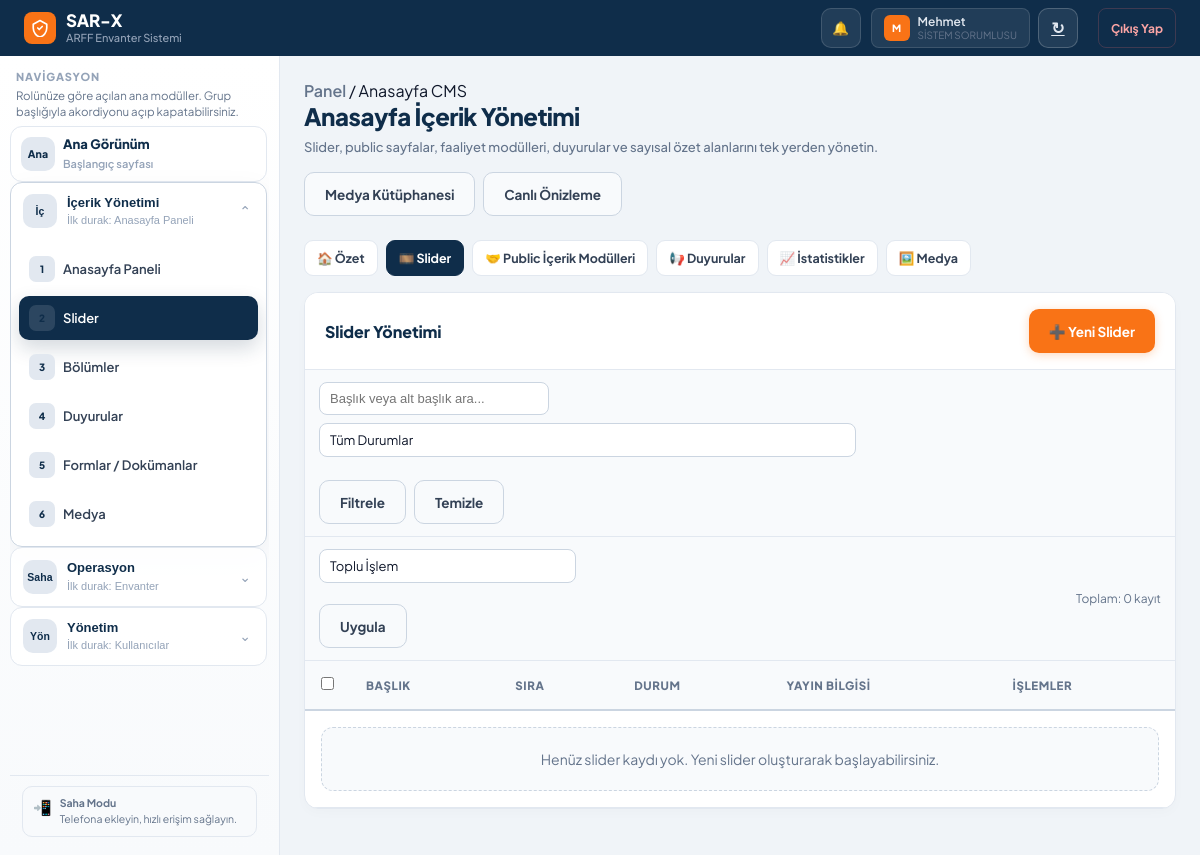
Page /admin/homepage/sliders (signed in) on the earlier database version.
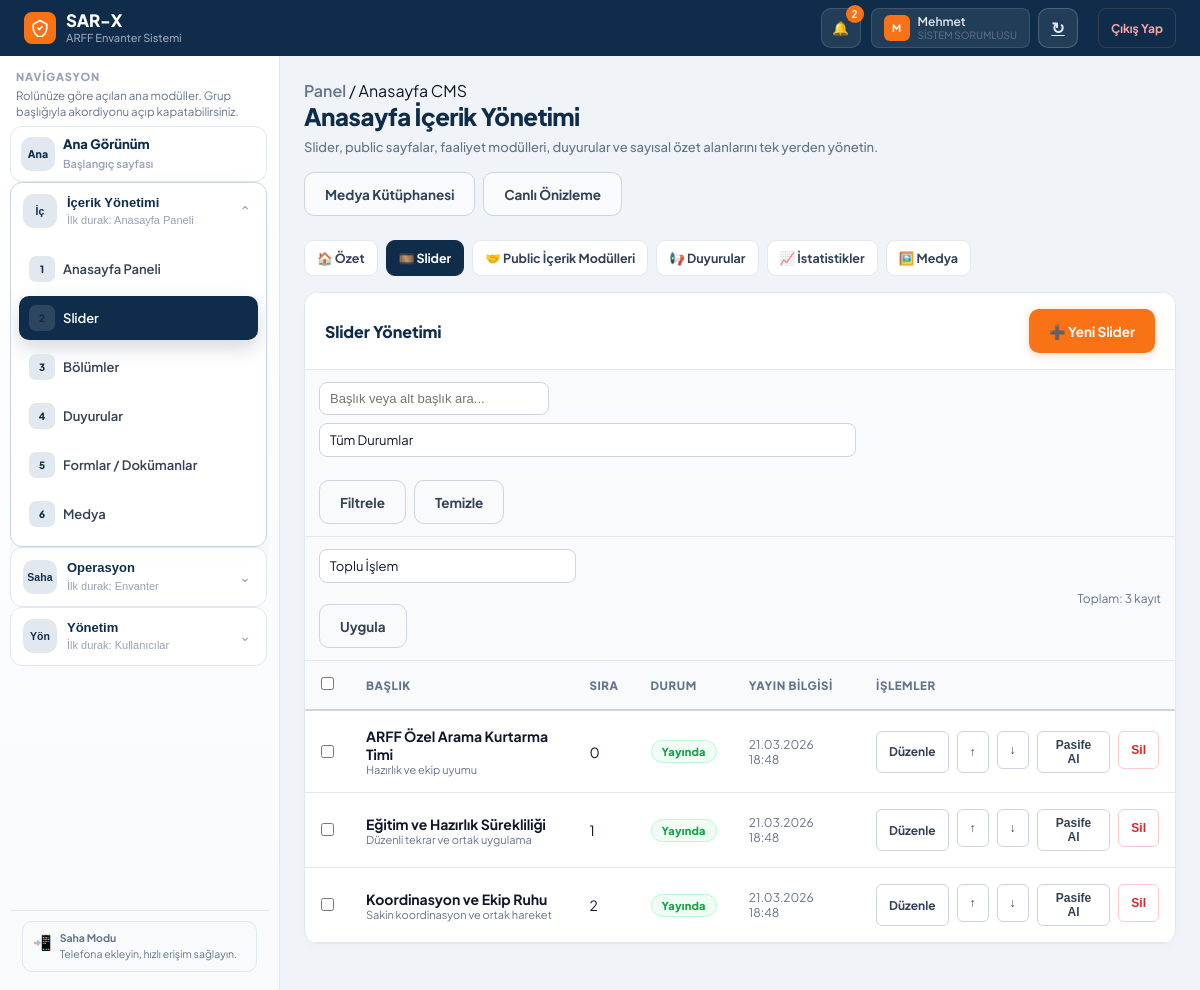
Same page on the later database version.
### models.py (models this page shows, shortened)
class TimestampMixin:
    created_at = db.Column(db.DateTime, default=get_tr_now)
    updated_at = db.Column(db.DateTime, default=get_tr_now, onupdate=get_tr_now)

class HomeSlider(db.Model, TimestampMixin):
    __tablename__ = 'home_slider'
    id = db.Column(db.Integer, primary_key=True)
    title = db.Column(db.String(200), nullable=False)
    subtitle = db.Column(db.String(250))
    description = db.Column(db.Text)
    image_url = db.Column(db.String(500))
    button_text = db.Column(db.String(80), default='Detaylı Bilgi')
    button_link = db.Column(db.String(300), default='#')
    order_index = db.Column(db.Integer, default=0, index=True)
    is_active = db.Column(db.Boolean, default=True, index=True)
    @property
    def image_path(self):
        return self.image_url

class ContentWorkflow(db.Model, TimestampMixin):
    __tablename__ = 'content_workflow'
    id = db.Column(db.Integer, primary_key=True)
    entity_type = db.Column(db.String(40), nullable=False, index=True)
    entity_id = db.Column(db.Integer, nullable=False, index=True)
    status = db.Column(db.String(20), nullable=False, default='draft', index=True)
    published_at = db.Column(db.DateTime, nullable=True, index=True)
    published_by_id = db.Column(db.Integer, db.ForeignKey('kullanici.id'), nullable=True, index=True)
    last_edited_by_id = db.Column(db.Integer, db.ForeignKey('kullanici.id'), nullable=True, index=True)
    last_action = db.Column(db.String(40), nullable=True)
    __table_args__ = (
        db.UniqueConstraint('entity_type', 'entity_id', name='uq_content_workflow_entity'),
    )
    published_by = db.relationship('Kullanici', foreign_keys=[published_by_id], lazy=True)
    last_edited_by = db.relationship('Kullanici', foreign_keys=[last_edited_by_id], lazy=True)

### routes/content.py (the view)
@content_bp.route("/admin/homepage/sliders")
@login_required
@homepage_editor_required
def homepage_slider_list():
    query = HomeSlider.query.order_by(HomeSlider.order_index.asc(), HomeSlider.id.asc())
    sliders, search_query, selected_status = _apply_common_filters(query, HomeSlider, "slider")
    workflow_map = _workflow_map("slider", sliders)
    return render_template(
        "admin/homepage_slider_list.html",
        sliders=sliders,
        workflow_map=workflow_map,
        search_query=search_query,
        selected_status=selected_status,
    )

### extensions.py (called while the page is built, shortened)
def _schema_cache():
    if not current_app:
        return {"tables": {}, "columns": {}}
    return current_app.extensions.setdefault(
        "schema_cache",
        {"tables": {}, "columns": {}},
    )

def table_exists(table_name):
    try:
        if not current_app:
            return False
        cache = _schema_cache()
        if cache["tables"].get(table_name) is True:
            return cache["tables"][table_name]
    except Exception:
        return False

def column_exists(table_name, column_name):
    try:
        if not current_app:
            return False
        cache = _schema_cache()
        return column_name in cache["columns"][table_name]
    except Exception:
        return False

### models.py (called while the page is built)
def get_tr_now():
    return datetime.now(TR_TZ)

### routes/content.py (called while the page is built, shortened)
def _apply_common_filters(query, model, content_type):
    search = (request.args.get("q") or "").strip()
    status = (request.args.get("status") or "").strip().lower()
    records = query.all()
    if status in ALLOWED_WORKFLOW_STATUSES:
        records = [item for item in records if _current_workflow_status(content_type, item) == status]
    return records, search, status

### templates/admin/homepage_slider_list.html (shortened to what the changed rows need)
{% extends "admin/homepage_base.html" %}
{% block homepage_body %}
<div class="panel">
  <form method="POST" action="{{ url_for('content.homepage_bulk_action', content_type='slider') }}">
    <div class="hp-toolbar">
      <div class="hp-toolbar-left hp-bulk">
        <select name="bulk_action">
        </select>
        <button class="btn btn-secondary" type="submit">Uygula</button>
      </div>
      <div class="hp-toolbar-right" style="font-size:12px; color:var(--text3);">Toplam: {{ sliders|length }} kayıt</div>
    </div>
    <div class="table-container">
      <table class="data-table">
        <thead>
          <tr>
            <th style="width:36px;"><input type="checkbox" id="selectAllRows"></th>
            <th>Başlık</th>
            <th>Sıra</th>
            <th>Durum</th>
            <th>Yayın Bilgisi</th>
            <th>İşlemler</th>
          </tr>
        </thead>
        <tbody>
          {% for slider in sliders %}
          {% set wf = workflow_map.get(slider.id) %}
          <tr>
            <td><input type="checkbox" name="selected_ids" value="{{ slider.id }}" class="row-selector"></td>
            <td>
              <div style="font-weight:700;">{{ slider.title }}</div>
              <div style="font-size:11px; color:var(--text3);">{{ slider.subtitle or '-' }}</div>
            </td>
            <td>{{ slider.order_index }}</td>
            <td>
              {% if wf and wf.status == 'published' %}<span class="hp-status-pill hp-status-published">Yayında</span>
              {% elif wf and wf.status == 'draft' %}<span class="hp-status-pill hp-status-draft">Taslak</span>
              {% elif wf and wf.status == 'archived' %}<span class="hp-status-pill hp-status-archived">Arşiv</span>
              {% else %}<span class="hp-status-pill hp-status-passive">Pasif</span>{% endif %}
            </td>
            <td style="font-size:12px; color:var(--text3);">
              {% if wf and wf.published_at %}{{ wf.published_at.strftime('%d.%m.%Y %H:%M') }}{% else %}-{% endif %}
            </td>
            <td>
              <div class="row-actions">
                <a class="row-btn" href="{{ url_for('content.homepage_slider_edit', slider_id=slider.id) }}">Düzenle</a>
                <form method="POST" action="{{ url_for('content.homepage_move_item', content_type='slider', item_id=slider.id, direction='up') }}">
                  <button class="row-btn" type="submit">↑</button>
                </form>
                <form method="POST" action="{{ url_for('content.homepage_move_item', content_type='slider', item_id=slider.id, direction='down') }}">
                  <button class="row-btn" type="submit">↓</button>
                </form>
                <form method="POST" action="{{ url_for('content.homepage_slider_toggle', slider_id=slider.id) }}">
                  <button class="row-btn" type="submit">{{ 'Pasife Al' if wf and wf.status == 'published' else 'Yayınla' }}</button>
                </form>
                <form method="POST" action="{{ url_for('content.homepage_slider_delete', slider_id=slider.id) }}" onsubmit="return confirm('Slider silinsin mi?');">
                  <button class="row-btn" type="submit" style="color:var(--red); border-color:var(--red-border);">Sil</button>
                </form>
              </div>
            </td>
          </tr>
          {% else %}
          <tr><td colspan="6"><div class="hp-empty">Henüz slider kaydı yok. Yeni slider oluşturarak başlayabilirsiniz.</div></td></tr>
          {% endfor %}
        </tbody>
      </table>
    </div>
  </form>
</div>
{% endblock %}

### templates/base.html (shortened to what the changed rows need)
<!DOCTYPE html>
<html lang="tr">
<head>
</head>
<body>
<div class="app-shell">
  <header class="topbar">
    <div class="topbar-end">
      <div class="notification-wrap">
        <button type="button" class="notification-btn" id="notificationToggle" aria-label="Bildirimler">
          🔔
          {% if unread_notification_count %}
          <span class="notification-count">{{ unread_notification_count }}</span>
          {% endif %}
        </button>
      </div>
    </div>
  </header>
  <nav class="sidebar" id="sidebarNav">
    <div class="sidebar-scroll">
      {% for group in sidebar_groups %}
      {% if group.single_link %}
      {% set item = group["items"][0] %}
      <section class="sidebar-group" data-group="{{ group.key }}" data-sidebar-direct="{{ group.key }}">
        <a href="{{ item.url }}" class="sidebar-group-toggle nav-item {% if item.active %}active{% endif %}" style="margin-top:0;" data-sidebar-link {% if item.active %}aria-current="page"{% endif %}>
          <div class="sidebar-group-icon">{{ group.icon }}</div>
          <div class="sidebar-group-body">
            <div class="sidebar-group-label">{{ group.label }}</div>
            <div class="sidebar-group-meta">Başlangıç sayfası</div>
          </div>
        </a>
      </section>
      {% else %}
      <section class="sidebar-group {% if group.open %}is-open{% endif %}" data-group="{{ group.key }}" data-sidebar-state="{% if group.open %}open{% else %}closed{% endif %}">
        <button
          type="button"
          class="sidebar-group-toggle"
          data-sidebar-group="{{ group.key }}"
          data-sidebar-target="{{ group['items'][0].url }}"
          id="sidebarGroupToggle-{{ group.key }}"
          aria-expanded="{% if group.open %}true{% else %}false{% endif %}"
          aria-controls="sidebarGroup-{{ group.key }}"
        >
          <div class="sidebar-group-icon">{{ group.icon }}</div>
          <div class="sidebar-group-body">
            <div class="sidebar-group-label">{{ group.label }}</div>
            <div class="sidebar-group-meta">İlk durak: {{ group["items"][0].label }}</div>
          </div>
          <div class="sidebar-group-chevron">⌄</div>
        </button>
        <div class="sidebar-group-items" id="sidebarGroup-{{ group.key }}" role="group" aria-labelledby="sidebarGroupToggle-{{ group.key }}">
          {% for item in group["items"] %}
          <a href="{{ item.url }}" class="nav-item {% if item.active %}active{% endif %}" data-sidebar-link {% if item.active %}aria-current="page"{% endif %}>
            <div class="nav-icon">{{ loop.index }}</div> {{ item.label }}
          </a>
          {% endfor %}
        </div>
      </section>
      {% endif %}
      {% endfor %}
    </div>
  </nav>
  <main class="main-content">
    <div class="main-inner">
        {% block body %}{% endblock %}
    </div>
  </main>
</div>
</body>
</html>

Differences in the rows shown:
added HomeSlider: title "ARFF Özel Arama Kurtarma Timi", subtitle "Hazırlık ve ekip uyumu", order_index "0"
added ContentWorkflow: published_at "21.03.2026 18:48", status "Pasife Al"
added HomeSlider: title "Eğitim ve Hazırlık Sürekliliği", subtitle "Düzenli tekrar ve ortak uygulama", order_index "1"
added ContentWorkflow: published_at "21.03.2026 18:48", status "Pasife Al"
added HomeSlider: title "Koordinasyon ve Ekip Ruhu", subtitle "Sakin koordinasyon ve ortak hareket", order_index "2"
added ContentWorkflow: published_at "21.03.2026 18:48", status "Pasife Al"
Other differences:
{{ unread_notification_count }}: (not shown) → "2"
{{ sliders|length }}: "0" → "3"
text no longer shown: "Henüz slider kaydı yok. Yeni slider oluşturarak başlayabilirsiniz."
